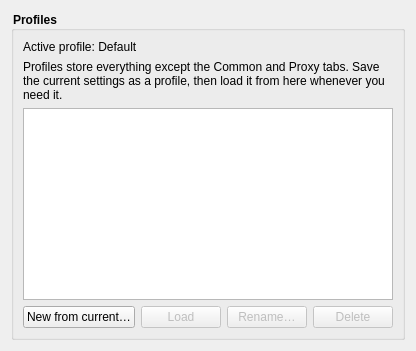
       <widget class="QWidget" name="configsPage">
        <layout class="QVBoxLayout" name="verticalLayout_configs">
         <item>
          <widget class="QGroupBox" name="configsProfilesBox">
           <property name="styleSheet">
            <string notr="true">QGroupBox {
font-weight: 700;
}</string>
           </property>
           <property name="title">
            <string>Profiles</string>
           </property>
           <layout class="QVBoxLayout" name="verticalLayout_configs2">
            <item>
             <widget class="QLabel" name="configsActiveLabel">
              <property name="text">
               <string>Active profile: Default</string>
              </property>
             </widget>
            </item>
            <item>
             <widget class="QLabel" name="configsHintLabel">
              <property name="text">
               <string>Profiles store everything except the Common and Proxy tabs. Save the current settings as a profile, then load it from here whenever you need it.</string>
              </property>
              <property name="wordWrap">
               <bool>true</bool>
              </property>
             </widget>
            </item>
            <item>
             <widget class="QListWidget" name="configsListWidget"/>
            </item>
            <item>
             <layout class="QHBoxLayout" name="horizontalLayout_configs">
              <item>
               <widget class="QPushButton" name="configsNewButton">
                <property name="text">
                 <string>New from current…</string>
                </property>
               </widget>
              </item>
              <item>
               <widget class="QPushButton" name="configsLoadButton">
                <property name="enabled">
                 <bool>false</bool>
                </property>
                <property name="text">
                 <string>Load</string>
                </property>
               </widget>
              </item>
              <item>
               <widget class="QPushButton" name="configsRenameButton">
                <property name="enabled">
                 <bool>false</bool>
                </property>
                <property name="text">
                 <string>Rename…</string>
                </property>
               </widget>
              </item>
              <item>
               <widget class="QPushButton" name="configsDeleteButton">
                <property name="enabled">
                 <bool>false</bool>
                </property>
                <property name="text">
                 <string>Delete</string>
                </property>
               </widget>
              </item>
             </layout>
            </item>
           </layout>
          </widget>
         </item>
        </layout>
       </widget>
